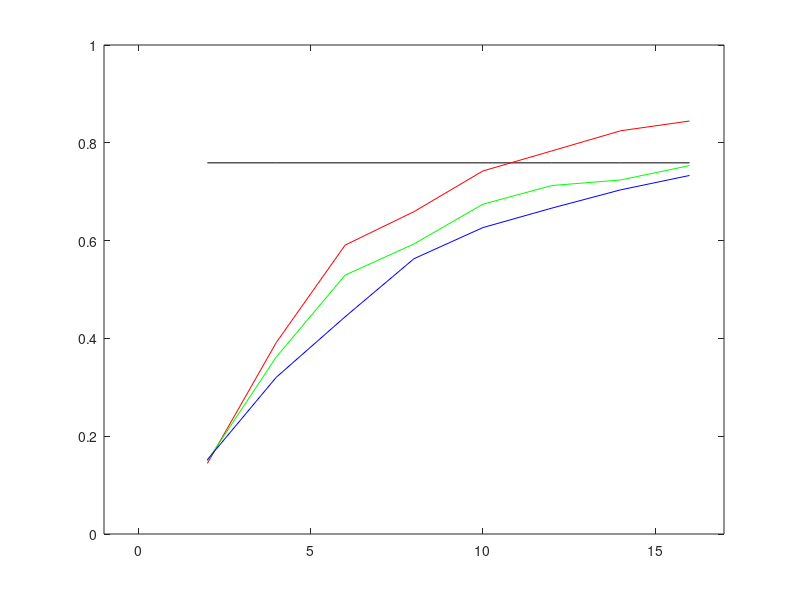

This chart was generated by the following MATLAB code:
% wx = [2, 5, 7, 9, 11];
% 
% PCA_w_km = [0.2386, 0.2394, 0.2509, 0.2450, 0.2388];
% ICA_w_km = [0.2532, 0.2658, 0.2487, 0.2707, 0.2860];
% RP_w_km = [0.2068, 0.2476, 0.2319, 0.2119, 0.2174];
% 
% PCA_w_em = [0.2433, 0.3244, 0.3614, 0.3248, 0.3389];
% ICA_w_em = [0.3115, 0.4171, 0.3654, 0.3329, 0.3456];
% RP_w_em = [0.2680, 0.3244, 0.3250, 0.2974, 0.3344];
% 
% figure()
% plot(wx, PCA_w_km, 'r-.', wx, ICA_w_km, 'g-.', wx, RP_w_km, 'b-.', ...
%      wx, PCA_w_em, 'r-', wx, ICA_w_em, 'g-', wx, RP_w_em, 'b-');
% axis([0 12 0 0.60])
% 
% lx = [2, 4, 6, 8, 10, 12, 14, 16];
% 
% PCA_l_km = [0.1508, 0.2229, 0.2619, 0.2826, 0.2834, 0.2767, 0.2938, 0.2906];
% ICA_l_km = [0.1601, 0.2522, 0.3093, 0.3739, 0.3726, 0.4076, 0.4412, 0.4012];
% RP_l_km = [0.1616, 0.2038, 0.2979, 0.2576, 0.2599, 0.2278, 0.2715, 0.3380];
% 
% PCA_l_em = [0.1599, 0.2862, 0.3412, 0.3802, 0.3888, 0.3675, 0.4007, 0.4073];
% ICA_l_em = [0.1803, 0.3043, 0.3499, 0.3971, 0.4128, 0.4337, 0.4496, 0.4235];
% RP_l_em = [0.1977, 0.2621, 0.3209, 0.3195, 0.3853, 0.3576, 0.3987, 0.4116];
% 
% figure()
% plot(lx, PCA_l_km, 'r-.', lx, ICA_l_km, 'g-.', lx, RP_l_km, 'b-.', ...
%      lx, PCA_l_em, 'r-', lx, ICA_l_em, 'g-', lx, RP_l_em, 'b-');
% axis([0 12 0 0.60])

lx = [2, 4, 6, 8, 10, 12, 14, 16];
NN = [0.759 0.759 0.759 0.759 0.759 0.759 0.759 0.759];
PCA = [0.1442, 0.3914, 0.5908, 0.6592, 0.7424, 0.7834, 0.8246, 0.8446];
ICA = [0.1496, 0.3618, 0.5294, 0.5932, 0.6744, 0.7126, 0.724, 0.7534];
RP = [0.1518, 0.3204, 0.4442, 0.563, 0.6266, 0.6664, 0.7038, 0.7332];
plot(lx, NN, 'k', lx, PCA, 'r-', lx, ICA, 'g-', lx, RP, 'b-');
axis([-1 17 0 1])

cx = []


